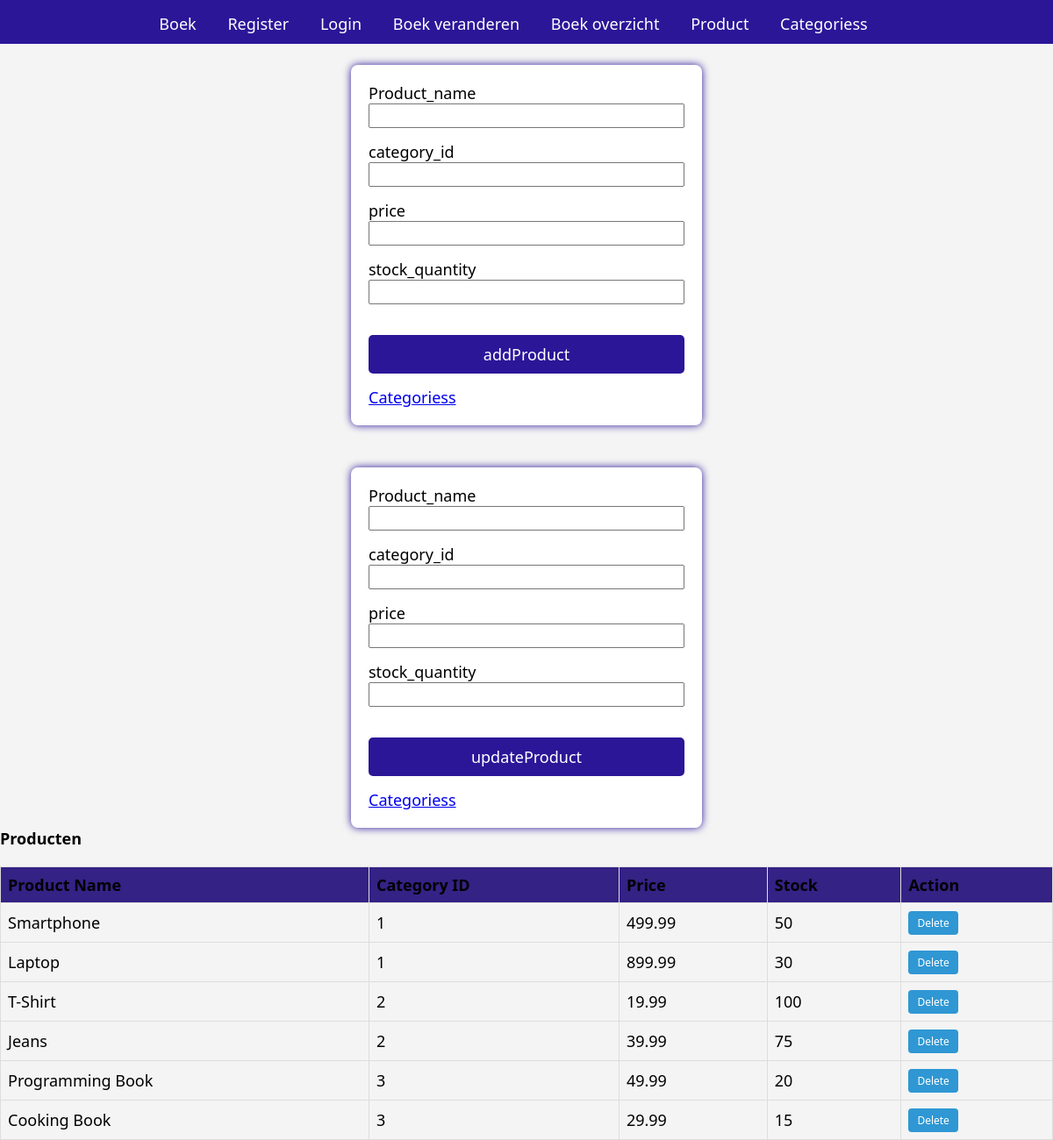
The app's page /Product.php with its own data.
### tables this page shows
CREATE TABLE Products (
    product_id INT PRIMARY KEY AUTO_INCREMENT,
    product_name VARCHAR(255),
    category_id INT,
    price DECIMAL(10, 2),
    stock_quantity INT,
    FOREIGN KEY (category_id) REFERENCES Categoriess(category_id)
);

### int/db.php (called while the page is built, shortened)
<?php
class Database {
    public function connect()
    {
        try {
            $this->conn = new PDO("mysql:host=localhost;dbname=crud1", "root", "");
            $this->conn->setAttribute(PDO::ATTR_ERRMODE, PDO::ERRMODE_EXCEPTION);
            return $this->conn;
        } catch (PDOException $e) {
            echo "Connection failed: " . $e->getMessage();
        }
    }
}
?>

### Product.php (the view, shortened to what this page needs)
<?php
require_once 'head/Head.php';
require_once 'int/db.php';
class Product extends Database
{
    public function getProducts()
    {
        try {
            $sql = "SELECT * FROM Products";
            $stmt = $this->connect()->prepare($sql);
            $stmt->execute();
            return $stmt->fetchAll(PDO::FETCH_ASSOC);
        } catch (PDOException $e) {
            throw new Exception("Error, geen product gevonden " . $e->getMessage());
        }
    }
}
?>
<section class="formR">
    <form method="post">
        <label for="product_name">Product_name</label>
        <input type="text" name="product_name" id="product_name">
        <label for="category_id">category_id</label>
        <input type="text" name="category_id" id="category_id">
        <label for="price">price</label>
        <input type="text" name="price" id="price">
        <label for="stock_quantity">stock_quantity</label>
        <input type="text" name="stock_quantity" id="stock_quantity">
        <input type="submit" name="addProduct" value="addProduct">
    </form>
    <a href="Categoriess.php">Categoriess</a>
</section>
<section class="formR">
    <form method="post">
        <form method="post">
            <label for="product_name">Product_name</label>
            <input type="text" name="product_name" id="product_name">
            <label for="category_id">category_id</label>
            <input type="text" name="category_id" id="category_id">
            <label for="price">price</label>
            <input type="text" name="price" id="price">
            <label for="stock_quantity">stock_quantity</label>
            <input type="text" name="stock_quantity" id="stock_quantity">
            <input type="submit" name="updateProduct" value="updateProduct">
        </form>
        <a href="Categoriess.php">Categoriess</a>
</section>
<table class="tab2">
    <h2>Producten</h2>
    <tr>
        <th>Product Name</th>
        <th>Category ID</th>
        <th>Price</th>
        <th>Stock</th>
        <th>Action</th>
    </tr>
    <?php
    $productIn = new Product();
    $productData = $productIn->getProducts();
    foreach ($productData as $product) {
        echo "<tr>";
        echo "<td>{$product['product_name']}</td>";
        echo "<td>{$product['category_id']}</td>";
        echo "<td>{$product['price']}</td>";
        echo "<td>{$product['stock_quantity']}</td>";
        echo "<td>
                <form method='post' action='{$_SERVER['PHP_SELF']}'>
                    <input type='hidden' name='product_id' value='{$product['product_id']}'>
                    <input type='hidden' name='action' value='deleteProduct'>
                    <button type='submit'>Delete</button>
                </form>
              </td>";
        echo "</tr>";
    }
    ?>
</table>

### head/Head.php (shortened to what this page needs)
<!DOCTYPE html>
<html lang="en">
<head>
    <link rel="stylesheet" href="css/style.css">
</head>
<body>
    <nav class="mainNav">
        <a href="Boek.php">Boek</a>
        <a href="Register.php">Register</a>
        <a href="Login.php">Login</a>
        <a href="UpdateBoek.php">Boek veranderen</a>
        <a href="BoekOverzicht.php">Boek overzicht</a>
        <a href="Product.php">Product</a>
        <a href="Categoriess.php">Categoriess</a>
    </nav>
</body>
</html>

### css/style.css (style rules this page uses)
* { Font-family: Calibri, Candara, Segoe, Segoe UI, Optima, Arial, sans-serif; font-size: 18px; margin: 0; padding: 0; box-sizing: border-box; }
body { background-color: #f4f4f4; }
.formR, .formR1 { max-width: 400px; margin: 0 auto; background-color: #fff; padding: 20px; border-radius: 8px; box-shadow: 0 0 10px rgba(43, 22, 152); }
.formR label, .formR input, .formR select, .formR1 label, .formR1 input, .formR1 select { margin-bottom: 15px; width: 100%; }
.formR input[type="submit"], .formR1 input[type="submit"] { display: block; width: 100%; margin-top: 20px; padding: 10px; background-color: rgb(43, 22, 152); color: #fff; border: none; border-radius: 5px; cursor: pointer; }
.mainNav { font-size: 22px; background-color: rgb(43, 22, 152); text-align: center; padding: 10px; }
.mainNav a { text-decoration: none; color: #ffffff; margin: 0 15px; }
.tableS, .tab2 { width: 100%; border-collapse: collapse; margin-top: 20px; }
.tableS th, .tableS td, .tab2 th, .tab2 td { border: 1px solid #ddd; padding: 8px; text-align: left; }
.tableS th, .tab2 th { background-color: #f2f2f2; }
.tab2 th { background-color: #342285; }
.delete-btn, .tab2 button { background-color: #2f97d3; color: #fff; border: none; padding: 5px 10px; cursor: pointer; border-radius: 4px; }
.tab2 button { font-size: 12px; text-align: center; text-decoration: none; display: inline-block; }

### records on screen
products: product_name "Smartphone", category "1", price "499.99", stock_quantity "50"
products: product_name "Laptop", category "1", price "899.99", stock_quantity "30"
products: product_name "T-Shirt", category "2", price "19.99", stock_quantity "100"
products: product_name "Jeans", category "2", price "39.99", stock_quantity "75"
products: product_name "Programming Book", category "3", price "49.99", stock_quantity "20"
products: product_name "Cooking Book", category "3", price "29.99", stock_quantity "15"
